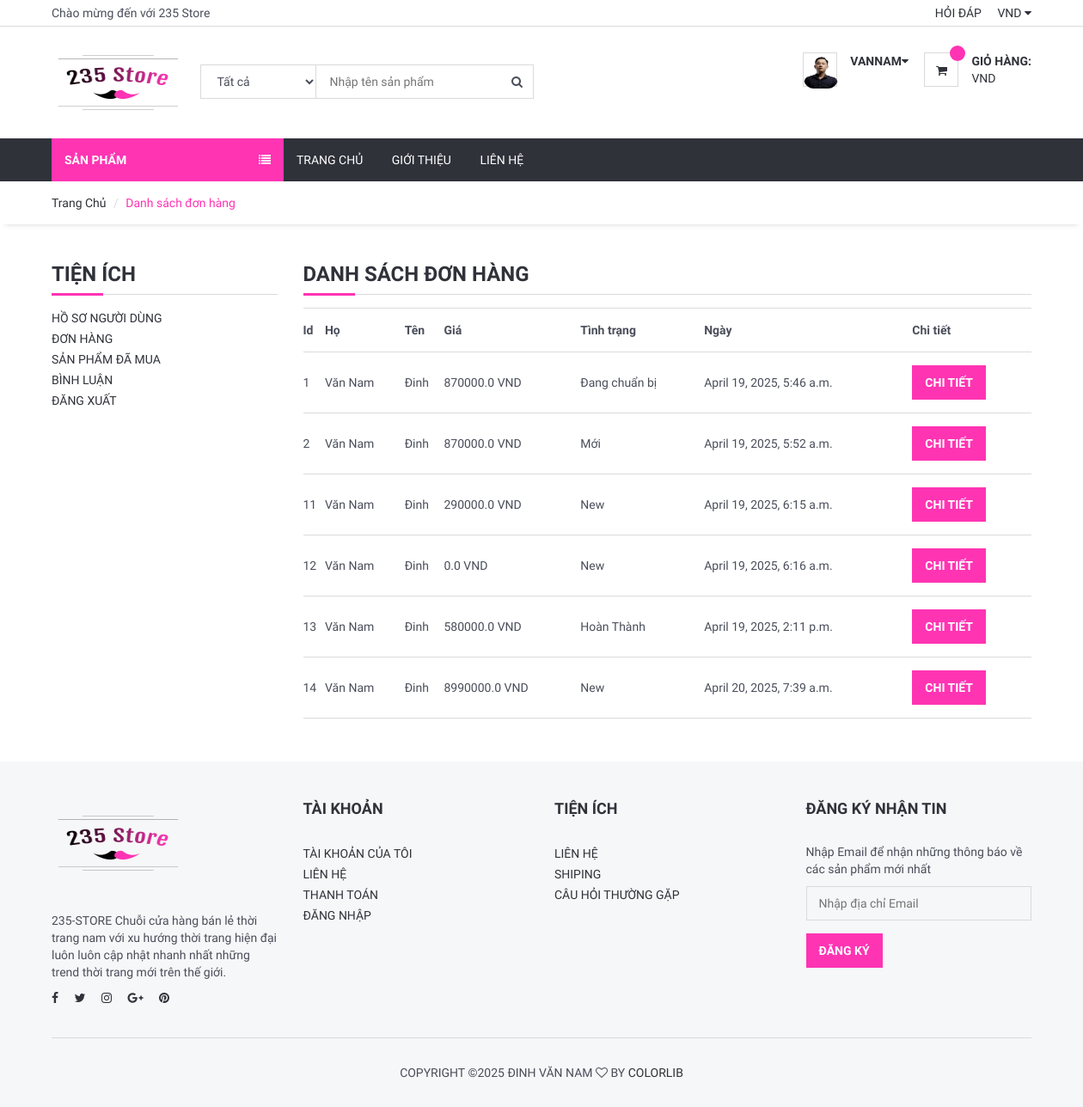
Screenshot of /user/orders/ (signed in) with the database file from the repository.
### user/models.py (models this page shows, shortened)
class UserProfile(models.Model):
    user = models.OneToOneField(User, on_delete=models.CASCADE)
    phone = models.CharField(blank=True, max_length=20)
    address = models.CharField(blank=True, max_length=150)
    city = models.CharField(blank=True, max_length=20)
    country = models.CharField(blank=True, max_length=50)
    image = models.ImageField(blank=True, upload_to='images/users/')
    def image_tag(self):
        return mark_safe('<img src="{}" height="50"/>'.format(self.image.url))
    image_tag.short_description = 'Image'

### order/models.py (models this page shows, shortened)
class Order(models.Model):
    STATUS = (
        ('Mới', 'Mới'),
        ('Chấp nhận', 'Chấp nhận'),
        ('Đang chuẩn bị', 'Đang chuẩn bị'),
        ('Đang Ship', 'Đang Ship'),
        ('Hoàn Thành', 'Hoàn Thành'),
        ('Đã hủy', 'Đã hủy'),
    )
    user = models.ForeignKey(User, on_delete=models.SET_NULL, null=True)
    code = models.CharField(max_length=5, editable=False )
    first_name = models.CharField(max_length=10)
    last_name = models.CharField(max_length=10)
    phone = models.CharField(blank=True, max_length=20)
    address = models.CharField(blank=True, max_length=150)
    city = models.CharField(blank=True, max_length=20)
    country = models.CharField(blank=True, max_length=20)
    total = models.FloatField()
    status=models.CharField(max_length=15,choices=STATUS,default='New')
    ip = models.CharField(blank=True, max_length=20)
    adminnote = models.CharField(blank=True, max_length=100)
    create_at=models.DateTimeField(auto_now_add=True)
    update_at=models.DateTimeField(auto_now=True)

### user/views.py (the view)
# urls.py: path('orders/', views.user_orders, name='user_orders'),
@login_required(login_url='/login') # Check login
def user_orders(request):
    category = Category.objects.all()
    current_user = request.user
    orders=Order.objects.filter(user_id=current_user.id)
    context = {'category': category,
            'orders': orders,
            }
    return render(request, 'user_orders.html', context)

### user/templates/user_orders.html (shortened to what this page needs)
{% extends 'homebase.html' %}
{% block sidebar %} {% include 'sidebar.html' %} {% endblock %}
{% block body %}
    <div id="breadcrumb">
        <div class="container">
            <ul class="breadcrumb">
                <li><a href="/">Trang Chủ</a></li>
                <li class="active">Danh sách đơn hàng</li>
            </ul>
        </div>
    </div>
    <div class="section">
        <div class="container">
            <div class="row">
                <div class="col-md-3">
                    {% include "user_panel.html" %}
                </div>
                <div class="col-md-9">
                    <div class="order-summary clearfix">
                        <div class="section-title">
                            <h3 class="title">Danh sách đơn hàng</h3>
                        </div>
                        <table class="shopping-cart-table table">
                            <tr>
                                <th class="text-left">Id </th>
                                <th class="text-left">Họ </th>
                                <th class="text-left">Tên </th>
                                <th class="text-left">Giá </th>
                                <th class="text-left">Tình trạng </th>
                                <th class="text-left">Ngày </th>
                                <th class="text-left">Chi tiết</th>
                            </tr>
                            {% for rs in orders %}
                                <tr>
                                    <td class="text-left">{{ rs.id}} </td>
                                    <td class="text-left">{{ rs.first_name}} </td>
                                    <td class="text-left">{{ rs.last_name}} </td>
                                    <td class="text-left">{{ rs.total}} VND</td>
                                    <td class="text-left">{{ rs.status}} </td>
                                    <td class="text-left">{{ rs.create_at}} </td>
                                    <td class="text-left"><a class="primary-btn" href="/user/orderdetail/{{ rs.id }}"> Chi tiết </a></td>
                                </tr>
                            {% endfor %}
                        </table>
                    </div>
                </div>
            </div>
        </div>
    </div>
{% endblock %}

### home/templates/header.html (shortened to what this page needs)
{% load static %}
	<header>
		<div id="top-header">
			<div class="container">
				<div class="pull-left">
					<span>Chào mừng đến với 235 Store</span>
				</div>
				<div class="pull-right">
					<ul class="header-top-links">
						<li><a href="/faq">Hỏi đáp</a></li>
						<li class="dropdown default-dropdown">
							<a class="dropdown-toggle" data-toggle="dropdown" aria-expanded="true">VND <i class="fa fa-caret-down"></i></a>
						</li>
					</ul>
				</div>
			</div>
		</div>
		<div id="header">
			<div class="container">
				<div class="pull-left">
					<div class="header-logo">
						<a class="logo" href="#">
							<img src="{% static '' %}img/235lg.png" alt="">
						</a>
					</div>
					<div class="header-search">
						<form action="/search/" method="post">
							<input id="query" name="query" class="input search-input" type="text" placeholder="Nhập tên sản phẩm">
							<select name="catid" class="input search-categories">
								<option value="0">Tất cả </option>
								{% load mptt_tags %}
							</select>
							<button class="search-btn"><i class="fa fa-search"></i></button>
						</form>
					</div>
				</div>
				<div class="pull-right">
					<ul class="header-btns">
						<li class="header-account dropdown default-dropdown">
							{% if user.id is not None %}
							<div class="dropdown-toggle" role="button" data-toggle="dropdown" aria-expanded="true">
								<div class="header-btns-icon">
									<img src="{{ request.user.userprofile.image.url }}" style="height: 40px; border-radius: 30%;width:40px">
								</div>
								<strong class="text-uppercase">{{ user.username }}<i class="fa fa-caret-down"></i></strong>
							</div>
							{% else %}
							<a href="/login" class="text-uppercase">Đăng nhập</a> / <a href="/signup" class="text-uppercase">Đăng ký</a>
							{% endif %}
						</li>
						<li class="header-cart dropdown default-dropdown">
							<a href="/shopcart/" >
								<div class="header-btns-icon">
									<i class="fa fa-shopping-cart"></i>
									<span class="qty">
										</span>
								</div>
								<strong class="text-uppercase">Giỏ hàng:</strong>
								<br>
								<span>VND</span>
							</a>
						</li>
					</ul>
				</div>
			</div>
		</div>
	</header>

### home/static/css/style.css (style rules this page uses)
body { font-family: 'Hind', sans-serif; color: #4A4E5A; overflow-x: hidden; }
h1, h2, h3, h4, h5, h6 { color: #30323A; margin: 0 0 10px; font-weight: 700; }
a { color: #30323A; -webkit-transition: 0.3s color; transition: 0.3s color; }
strong { color: #30323A; }
ul, ol { margin: 0; padding: 0; list-style: none }
.main-btn, .primary-btn { display: inline-block; padding: 10px 15px; text-transform: uppercase; font-weight: 700; border: none; -webkit-transition: 0.3s all; transition: 0.3s all; }
.primary-btn { color: #FFF; background-color: #FF34B3; }
.input { width: 100%; height: 40px; padding: 0px 15px; border: none; background-color: transparent; -webkit-box-shadow: 0px 0px 0px 1px #DADADA inset, 0px 0px 0px 5px transparent; box-shadow: 0px 0px 0px 1px #DADADA inset, 0px 0px 0px 5px transparent; -webkit-transition: 0.3s all; transition: 0.3s all; }
.section { padding-top: 30px; padding-bottom: 30px; }
.section-title { position: relative; margin-bottom: 15px; margin-top: 15px; border-bottom: 1px solid #DADADA; }
.section-title .title { display: inline-block; text-transform: uppercase; }
.section-title:after { content: ""; position: absolute; left: 0; bottom: -1.5px; height: 3px; width: 60px; background-color: #FF34B3; }
#breadcrumb { -webkit-box-shadow: 0px 6px 6px -6px rgba(0, 0, 0, 0.175); box-shadow: 0px 6px 6px -6px rgba(0, 0, 0, 0.175); }
.breadcrumb { background-color: transparent; border: none; border-radius: 0px; padding: 15px 0px; margin: 0; }
.breadcrumb>.active { color: #FF34B3; }
.breadcrumb>li+li:before { color: #DADADA; }
#header { padding-top: 15px; padding-bottom: 15px; }
#top-header { padding-top: 5px; padding-bottom: 5px; border-bottom: 1px solid #DADADA; }
.header-top-links>li { display: inline-block; }
.header-top-links>li+li { margin-left: 15px; }
.header-top-links>li>a { cursor: pointer; text-transform: uppercase; }
.header-logo { display: inline-block; margin-right: 15px; }
.header-logo .logo>img { width: 155px; height: 100px; }
.header-search { display: inline-block; padding: 15px 0px; max-width: 400px; }
.header-search>form { position: relative; }
.header-search>form .search-input { padding-left: 150px; padding-right: 45px; }
.header-search>form .search-categories { position: absolute; left: 0px; top: 0px; width: 135px; }
.header-search>form .search-btn { position: absolute; top: 0px; right: 0px; width: 40px; height: 40px; background-color: transparent; border: none; }
.header-btns>li { display: inline-block; vertical-align: top; padding: 15px 0px; }
.header-btns>li+li { margin-left: 15px; }
.header-btns>li .header-btns-icon { position: relative; float: left; margin-right: 15px; width: 40px; height: 40px; line-height: 40px; text-align: center; color: #30323A; background-color: #FFF; border: 1px solid #DADADA; }
.header-btns .dropdown-toggle { display: block; cursor: pointer; }
.header-cart .header-btns-icon .qty { position: absolute; right: -9px; top: -9px; width: 18px; height: 18px; line-height: 18px; text-align: center; font-size: 10px; background: #FF34B3; color: #FFF; border-radius: 50%; }
.shopping-cart-table>tbody>tr>td, .shopping-cart-table>tbody>tr>th, .shopping-cart-table>tfoot>tr>td, .shopping-cart-table>tfoot>tr>th, .shopping-cart-table>thead>tr>td, .shopping-cart-table>thead>tr>th { padding: 15px 0px; vertical-align: middle; border-top: 1px solid #DADADA; }
.shopping-cart-table>tbody>tr:last-child>td { border-bottom: 1px solid #DADADA; }

### rows the page displays
Order: id "1", first_name "Văn Nam", last_name "Đinh", total "870000.0", status "Đang chuẩn bị", create_at "April 19, 2025, 5:46 a.m."
Order: id "2", first_name "Văn Nam", last_name "Đinh", total "870000.0", status "Mới", create_at "April 19, 2025, 5:52 a.m."
Order: id "11", first_name "Văn Nam", last_name "Đinh", total "290000.0", status "New", create_at "April 19, 2025, 6:15 a.m."
Order: id "12", first_name "Văn Nam", last_name "Đinh", total "0.0", status "New", create_at "April 19, 2025, 6:16 a.m."
Order: id "13", first_name "Văn Nam", last_name "Đinh", total "580000.0", status "Hoàn Thành", create_at "April 19, 2025, 2:11 p.m."
Order: id "14", first_name "Văn Nam", last_name "Đinh", total "8990000.0", status "New", create_at "April 20, 2025, 7:39 a.m."

### other values shown
{{ user.username }} "VANNAM"
